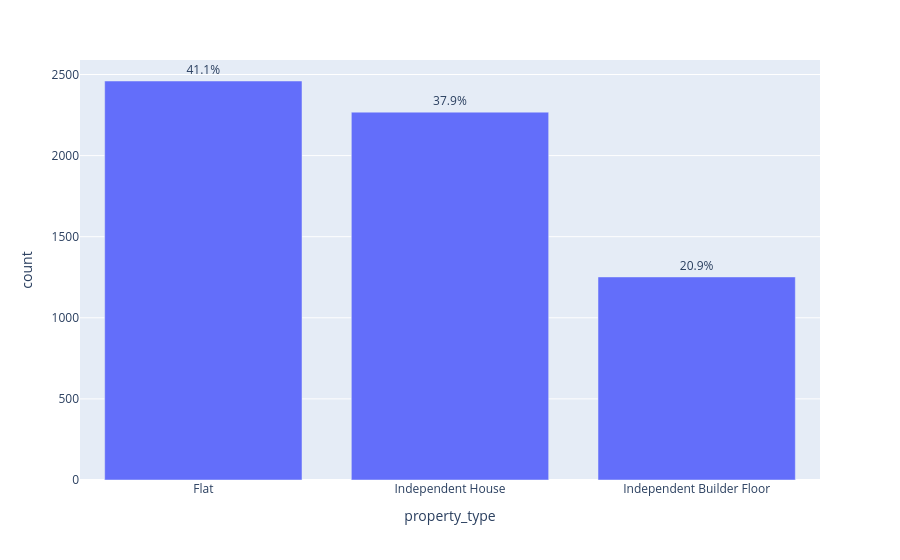

Write notebook code for a chart like this one.
### Markdown cell above
### 1. Property Type

### Code cell
fig = px.bar(
    data_frame = property_dist,
    x = 'property_type',
    y = 'count',
    text = [f"{(count/eda_univ.shape[0])*100:.1f}%" for count in property_dist['count']]
)

fig.update_traces(textposition = 'outside')

### Figure 1 — Plotly figure (JSON) as saved in the notebook; plotly's stock layout.template omitted (floating-point values rounded to 4 significant figures)
{"data": [{"alignmentgroup": "True", "hovertemplate": "property_type=%{x}<br>count=%{y}<br>text=%{text}<extra></extra>", "legendgroup": "", "marker": {"color": "#636efa", "pattern": {"shape": ""}}, "name": "", "offsetgroup": "", "orientation": "v", "showlegend": false, "text": ["41.1%", "37.9%", "20.9%"], "textposition": "outside", "type": "bar", "x": ["Flat", "Independent House", "Independent Builder Floor"], "xaxis": "x", "y": [2460, 2268, 1252], "yaxis": "y"}], "layout": {"barmode": "relative", "legend": {"tracegroupgap": 0}, "margin": {"t": 60}, "xaxis": {"anchor": "y", "domain": [0, 1], "title": {"text": "property_type"}}, "yaxis": {"anchor": "x", "domain": [0, 1], "title": {"text": "count"}}}}
